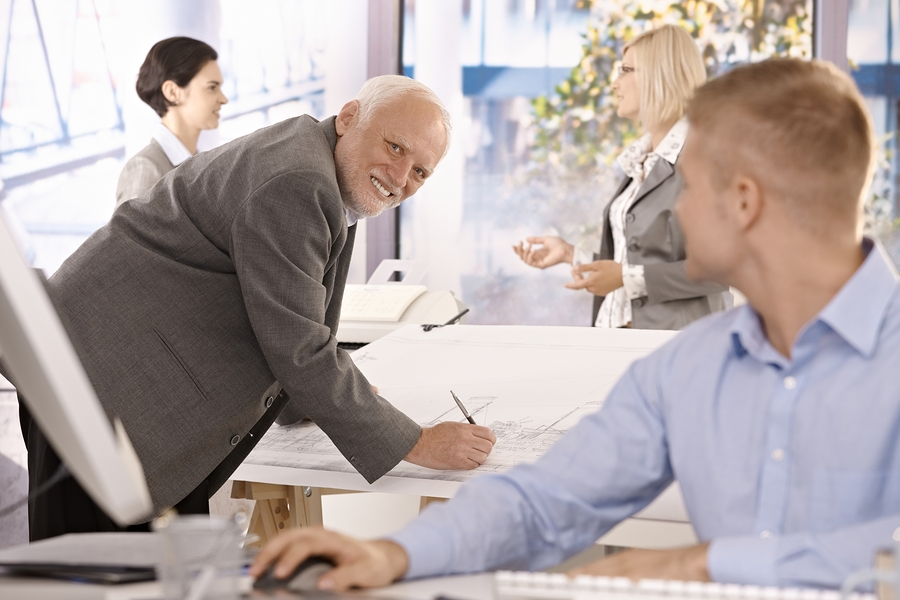
#> input picture Lab9/harold_picture.jpg, 900 x 600 px
$ python lab9.py
#> lines starting #> are read from the running program, lines starting #| are printed output that depends on the picture
import imutils
import cv2
import argparse
import numpy as np

image = cv2.imread("harold_picture.jpg")
#> image is the input picture: shape (600, 900, 3); mean B, G, R 165.4, 166.6, 177.8
(h, w, d ) = image.shape
#> h = 600; w = 900; d = 3
print("width={}, height={}, depth={}".format(w, h, d))
#| width=900, height=600, depth=3

cv2.imshow("Image", image)
cv2.waitKey(0)
cv2.destroyAllWindows()
cv2.imwrite("images/image1.jpg",image)

(B, G, R) = image[100, 50]
#> B = 252; G = 252; R = 252
print("R={}, G={}, B={}".format(R, G, B))
#| R=252, G=252, B=252

roi = image[100:250, 300:460]
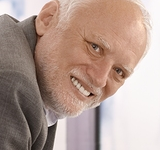
#> roi: shape (150, 160, 3); mean B, G, R 145.2, 155, 178.5
cv2.imwrite("images/image2.jpg",roi)

resized = cv2.resize(image, (90, 60))
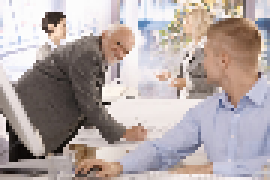
#> resized: shape (60, 90, 3) (shown 3 times larger); mean B, G, R 165.6, 166.7, 178.1
cv2.imwrite("images/image3.jpg",resized)

r = 400.0 / w
#> r = 0.444
dim = (400, int(h * r))
#> dim = (400, 266)
aspect_resized = cv2.resize(image, dim)
cv2.imwrite("images/image4.jpg",aspect_resized)

im_resize = imutils.resize(image, width=400)
cv2.imwrite("images/image5.jpg",im_resize)

center = (w // 2, h // 2)
#> center = (450, 300)
M = cv2.getRotationMatrix2D(center, -45, 1.0)
rotated = cv2.warpAffine(image, M, (w, h))
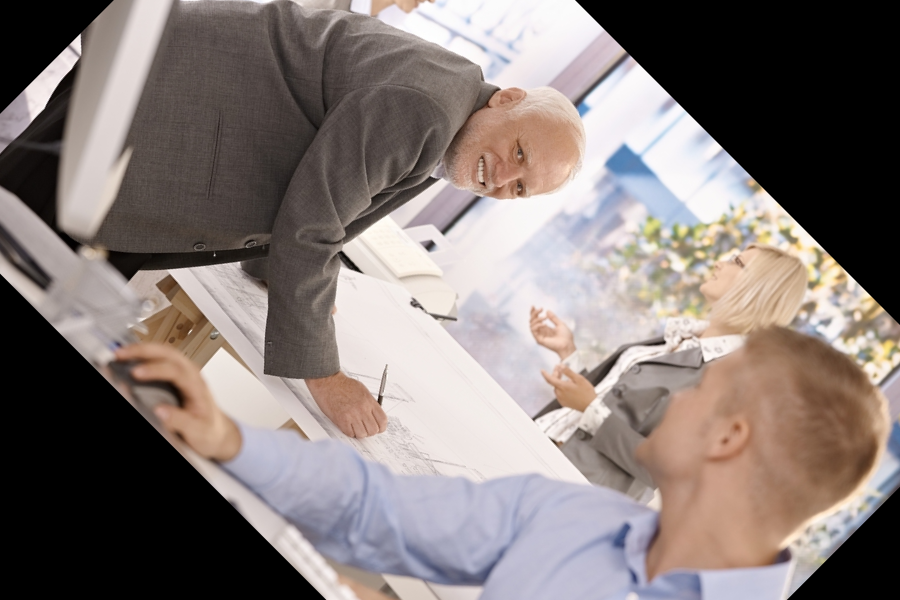
#> rotated: shape (600, 900, 3); mean B, G, R 119.6, 122.5, 132.9
cv2.imwrite("images/image6.jpg",rotated)

im_rotate = imutils.rotate(image, -45)
cv2.imwrite("images/image7.jpg",im_rotate)

im_rotate_bound = imutils.rotate_bound(image, 45)
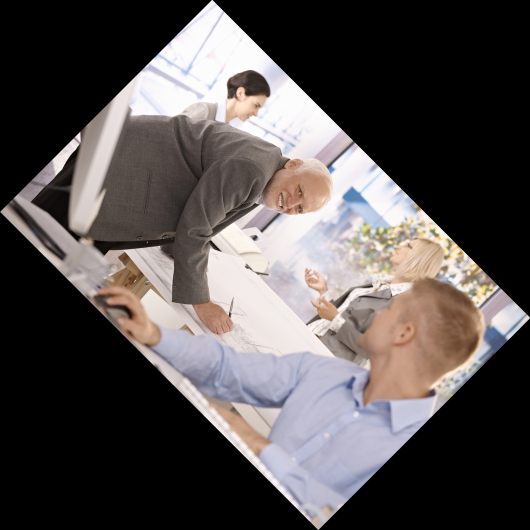
#> im_rotate_bound: shape (1060, 1060, 3) (shown at 1/2 size); mean B, G, R 79.5, 80.1, 85.5
cv2.imwrite("images/image8.jpg",im_rotate_bound)

blurred = cv2.GaussianBlur(image, (99, 99), 0)
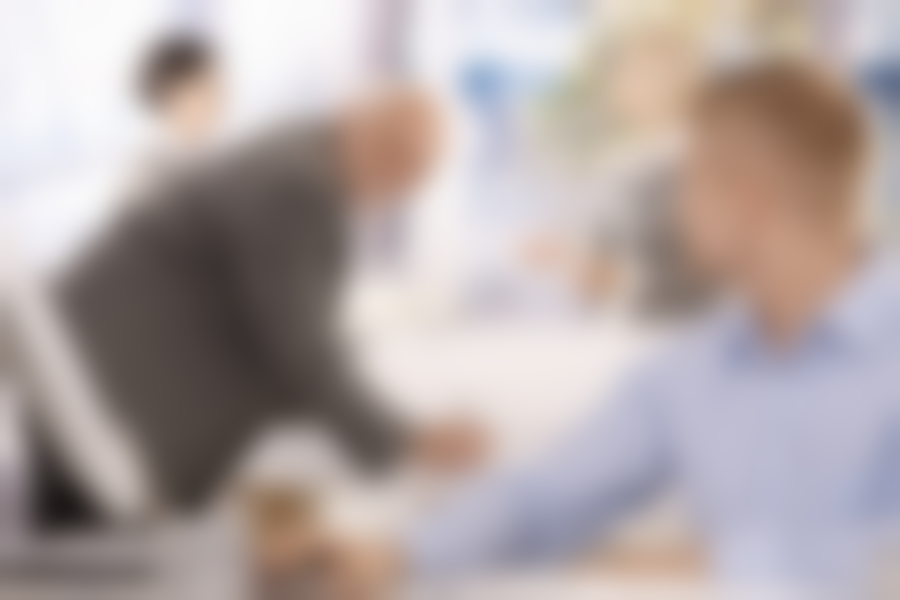
#> blurred: shape (600, 900, 3); mean B, G, R 165.4, 166.6, 177.8
cv2.imwrite("images/image9.jpg",blurred)

output = image.copy()
cv2.rectangle(output, (290, 60), (460, 250), (0, 0, 0), 5)
cv2.imwrite("images/image10.jpg",output)

output = image.copy()
cv2.circle(output, (400, 160), 100, (255, 255, 255), 5)
cv2.imwrite("images/image11.jpg",output)

output = image.copy()
cv2.line(output, (215, 88), (626, 72), (0, 0, 200), 3)
cv2.imwrite("images/image12.jpg",output)

output = image.copy()
cv2.putText(output, "I don't know what i'm signing", (270, 60),
	cv2.FONT_HERSHEY_SIMPLEX, 0.7, (0, 255, 0), 2)
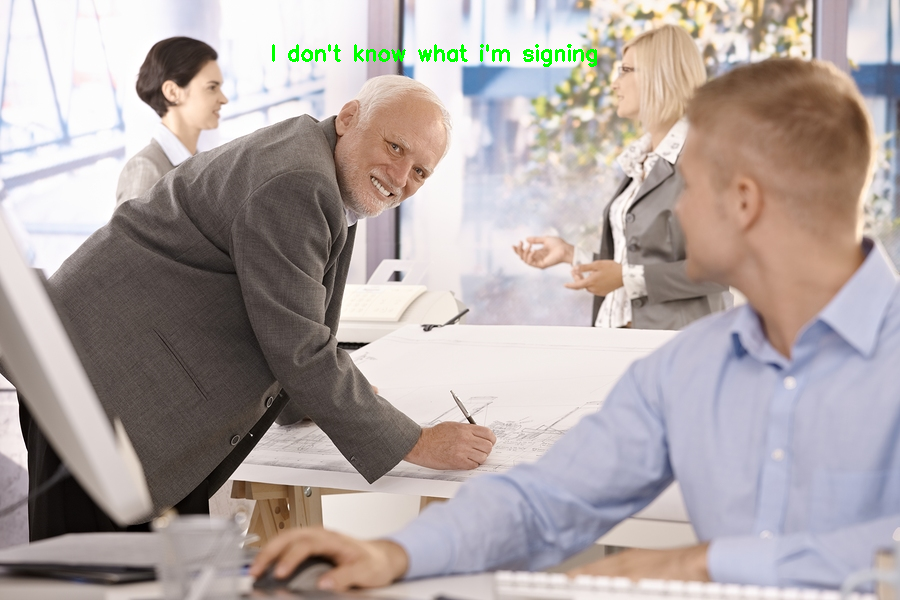
#> output: shape (600, 900, 3); mean B, G, R 164.5, 166.7, 177
cv2.imwrite("images/image13.jpg",output)

logos=cv2.imread("logo_picture.jpg")
cv2.imwrite("images/image14.jpg",logos)

# logos = argparse.ArgumentParser()
# args = vars(logos.parse_args())

#> (the run stopped early here; a loop or call above may not have finished)

$ run again, with lab10/downloads/1206.jpg copied over Lab9/harold_picture.jpg
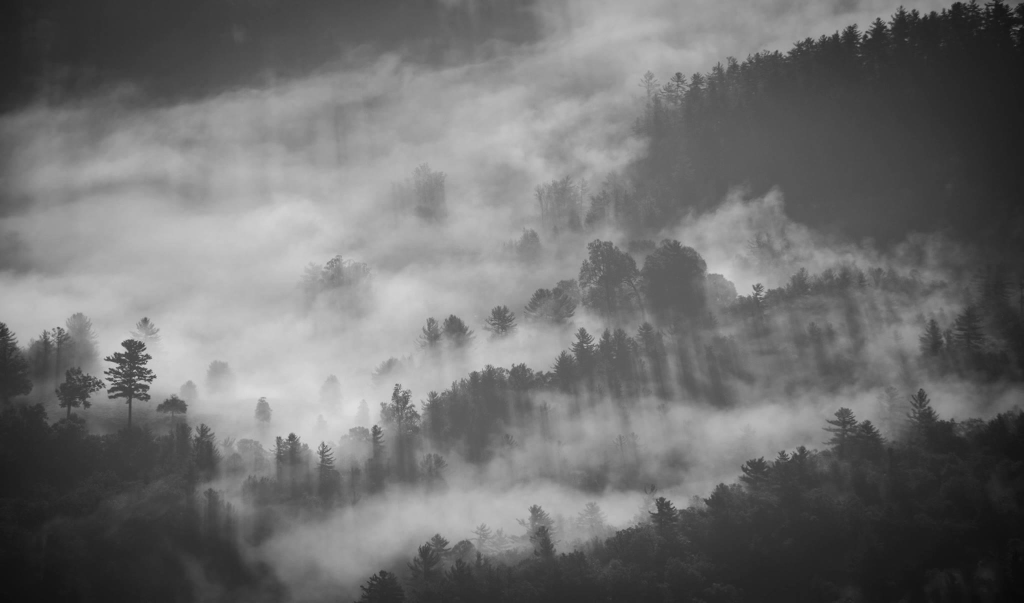
#> input picture lab10/downloads/1206.jpg, 2048 x 1206 px (shown at 1/2 size)
#> image is the input picture: shape (1206, 2048, 3); min 8, max 224, mean 111.3
#| width=2048, height=1206, depth=3
#> B = 42
#| R=42, G=42, B=42
#> `im_rotate_bound = imutils.rotate_bound(image, 45)`:
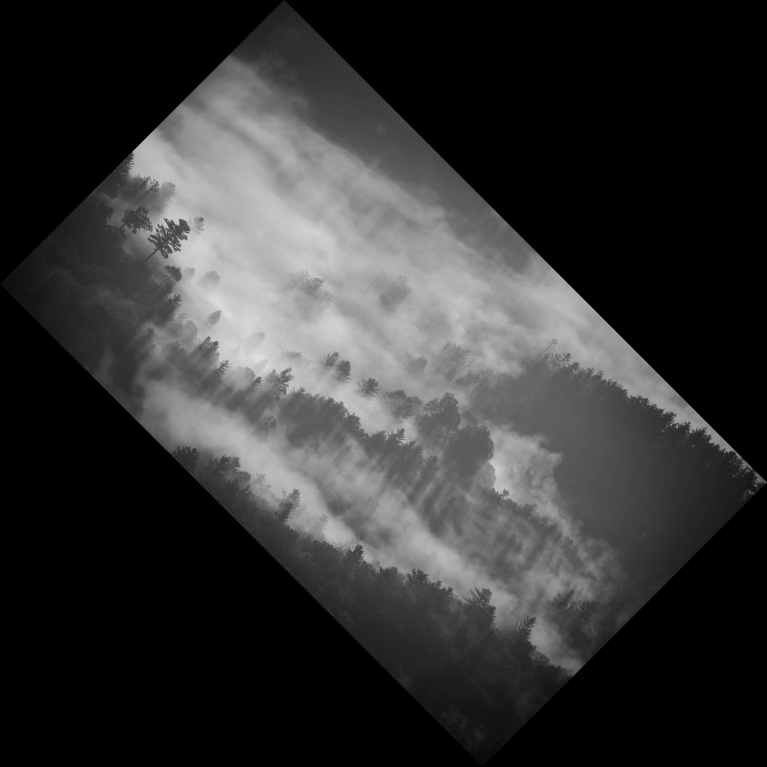
#> im_rotate_bound: shape (2300, 2300, 3) (shown at 1/3 size); min 0, max 223, mean 52
#> `cv2.putText(output, "I don't know what i'm signing", (270, 60), cv2.FO..`:
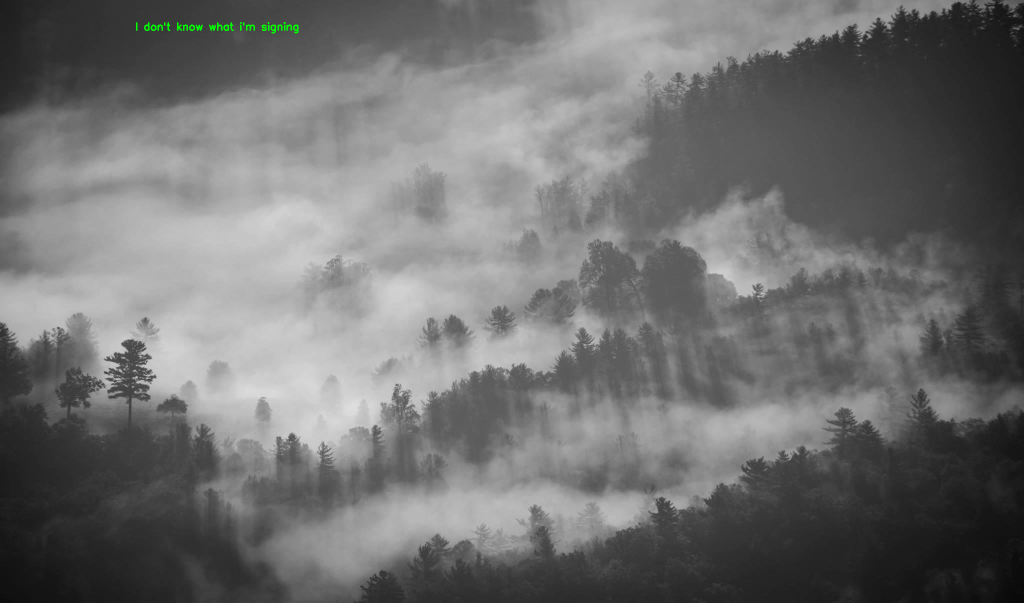
#> output: shape (1206, 2048, 3) (shown at 1/2 size); mean B, G, R 111.3, 111.5, 111.3
